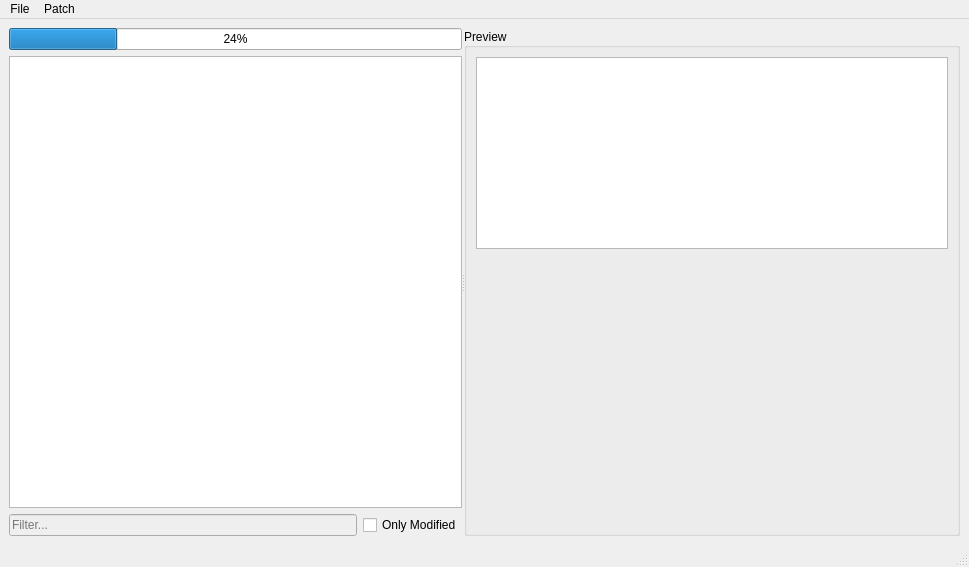
<?xml version="1.0" encoding="UTF-8"?>
<ui version="4.0">
 <class>MainWindow</class>
 <widget class="QMainWindow" name="MainWindow">
  <property name="geometry">
   <rect>
    <x>0</x>
    <y>0</y>
    <width>969</width>
    <height>567</height>
   </rect>
  </property>
  <property name="windowTitle">
   <string>ChronoMod</string>
  </property>
  <widget class="QWidget" name="centralwidget">
   <layout class="QVBoxLayout" name="verticalLayout_3">
    <item>
     <widget class="QSplitter" name="splitter">
      <property name="frameShape">
       <enum>QFrame::NoFrame</enum>
      </property>
      <property name="frameShadow">
       <enum>QFrame::Plain</enum>
      </property>
      <property name="lineWidth">
       <number>0</number>
      </property>
      <property name="orientation">
       <enum>Qt::Horizontal</enum>
      </property>
      <property name="handleWidth">
       <number>2</number>
      </property>
      <widget class="QWidget" name="layoutWidget">
       <layout class="QVBoxLayout" name="verticalLayout">
        <item>
         <widget class="QProgressBar" name="progressBar">
          <property name="value">
           <number>24</number>
          </property>
         </widget>
        </item>
        <item>
         <widget class="QTreeView" name="treeView">
          <property name="contextMenuPolicy">
           <enum>Qt::CustomContextMenu</enum>
          </property>
          <property name="styleSheet">
           <string notr="true">QTreeView::item {
    padding: 5px;
}</string>
          </property>
          <property name="editTriggers">
           <set>QAbstractItemView::NoEditTriggers</set>
          </property>
          <property name="alternatingRowColors">
           <bool>true</bool>
          </property>
          <property name="selectionMode">
           <enum>QAbstractItemView::ExtendedSelection</enum>
          </property>
          <property name="rootIsDecorated">
           <bool>false</bool>
          </property>
          <property name="uniformRowHeights">
           <bool>true</bool>
          </property>
          <property name="itemsExpandable">
           <bool>false</bool>
          </property>
          <property name="sortingEnabled">
           <bool>true</bool>
          </property>
          <property name="animated">
           <bool>true</bool>
          </property>
          <property name="expandsOnDoubleClick">
           <bool>false</bool>
          </property>
          <attribute name="headerShowSortIndicator" stdset="0">
           <bool>true</bool>
          </attribute>
         </widget>
        </item>
        <item>
         <layout class="QHBoxLayout" name="horizontalLayout">
          <item>
           <widget class="QLineEdit" name="lineEdit">
            <property name="enabled">
             <bool>false</bool>
            </property>
            <property name="inputMask">
             <string/>
            </property>
            <property name="placeholderText">
             <string>Filter...</string>
            </property>
           </widget>
          </item>
          <item>
           <widget class="QCheckBox" name="checkBox">
            <property name="text">
             <string>Only Modified</string>
            </property>
           </widget>
          </item>
         </layout>
        </item>
       </layout>
      </widget>
      <widget class="QGroupBox" name="groupBox">
       <property name="minimumSize">
        <size>
         <width>300</width>
         <height>0</height>
        </size>
       </property>
       <property name="baseSize">
        <size>
         <width>0</width>
         <height>0</height>
        </size>
       </property>
       <property name="autoFillBackground">
        <bool>false</bool>
       </property>
       <property name="styleSheet">
        <string notr="true"/>
       </property>
       <property name="title">
        <string>Preview</string>
       </property>
       <property name="alignment">
        <set>Qt::AlignLeading|Qt::AlignLeft|Qt::AlignVCenter</set>
       </property>
       <property name="flat">
        <bool>false</bool>
       </property>
       <layout class="QVBoxLayout" name="verticalLayout_2">
        <item>
         <widget class="QPlainTextEdit" name="plainTextEdit">
          <property name="enabled">
           <bool>true</bool>
          </property>
          <property name="sizePolicy">
           <sizepolicy hsizetype="Expanding" vsizetype="Expanding">
            <horstretch>0</horstretch>
            <verstretch>0</verstretch>
           </sizepolicy>
          </property>
          <property name="undoRedoEnabled">
           <bool>false</bool>
          </property>
          <property name="lineWrapMode">
           <enum>QPlainTextEdit::NoWrap</enum>
          </property>
          <property name="readOnly">
           <bool>true</bool>
          </property>
         </widget>
        </item>
        <item>
         <widget class="QLabel" name="imagePreview">
          <property name="sizePolicy">
           <sizepolicy hsizetype="Expanding" vsizetype="Expanding">
            <horstretch>0</horstretch>
            <verstretch>0</verstretch>
           </sizepolicy>
          </property>
          <property name="text">
           <string/>
          </property>
          <property name="scaledContents">
           <bool>false</bool>
          </property>
          <property name="alignment">
           <set>Qt::AlignCenter</set>
          </property>
         </widget>
        </item>
        <item>
         <widget class="QLabel" name="imagePreview2">
          <property name="sizePolicy">
           <sizepolicy hsizetype="Expanding" vsizetype="Expanding">
            <horstretch>0</horstretch>
            <verstretch>0</verstretch>
           </sizepolicy>
          </property>
          <property name="text">
           <string/>
          </property>
          <property name="alignment">
           <set>Qt::AlignCenter</set>
          </property>
          <property name="wordWrap">
           <bool>false</bool>
          </property>
         </widget>
        </item>
        <item>
         <widget class="QLabel" name="fontPreview">
          <property name="sizePolicy">
           <sizepolicy hsizetype="Expanding" vsizetype="Expanding">
            <horstretch>0</horstretch>
            <verstretch>0</verstretch>
           </sizepolicy>
          </property>
          <property name="text">
           <string/>
          </property>
          <property name="alignment">
           <set>Qt::AlignCenter</set>
          </property>
          <property name="wordWrap">
           <bool>true</bool>
          </property>
         </widget>
        </item>
        <item>
         <widget class="QLabel" name="fontPreview2">
          <property name="sizePolicy">
           <sizepolicy hsizetype="Expanding" vsizetype="Expanding">
            <horstretch>0</horstretch>
            <verstretch>0</verstretch>
           </sizepolicy>
          </property>
          <property name="text">
           <string/>
          </property>
          <property name="alignment">
           <set>Qt::AlignCenter</set>
          </property>
          <property name="wordWrap">
           <bool>true</bool>
          </property>
         </widget>
        </item>
       </layout>
      </widget>
     </widget>
    </item>
   </layout>
  </widget>
  <widget class="QMenuBar" name="menubar">
   <property name="geometry">
    <rect>
     <x>0</x>
     <y>0</y>
     <width>969</width>
     <height>17</height>
    </rect>
   </property>
   <widget class="QMenu" name="menuFile">
    <property name="title">
     <string>File</string>
    </property>
    <addaction name="actionOpen_Archive"/>
    <addaction name="separator"/>
    <addaction name="actionSave"/>
    <addaction name="actionExtract_All"/>
   </widget>
   <widget class="QMenu" name="menuPatch">
    <property name="title">
     <string>Patch</string>
    </property>
    <addaction name="actionLoad_Patch"/>
   </widget>
   <addaction name="menuFile"/>
   <addaction name="menuPatch"/>
  </widget>
  <widget class="QStatusBar" name="statusbar"/>
  <action name="actionOpen_Archive">
   <property name="text">
    <string>Open Chrono Trigger.exe and Resource.bin...</string>
   </property>
   <property name="shortcut">
    <string>Ctrl+O</string>
   </property>
  </action>
  <action name="actionExtract_All">
   <property name="enabled">
    <bool>false</bool>
   </property>
   <property name="text">
    <string>Extract All...</string>
   </property>
   <property name="shortcut">
    <string>Ctrl+E</string>
   </property>
  </action>
  <action name="actionLoad_Patch">
   <property name="enabled">
    <bool>false</bool>
   </property>
   <property name="text">
    <string>Load Patch...</string>
   </property>
   <property name="shortcut">
    <string>Ctrl+P</string>
   </property>
  </action>
  <action name="actionSave">
   <property name="enabled">
    <bool>false</bool>
   </property>
   <property name="text">
    <string>Save</string>
   </property>
   <property name="shortcut">
    <string>Ctrl+S</string>
   </property>
  </action>
 </widget>
 <resources/>
 <connections/>
</ui>
